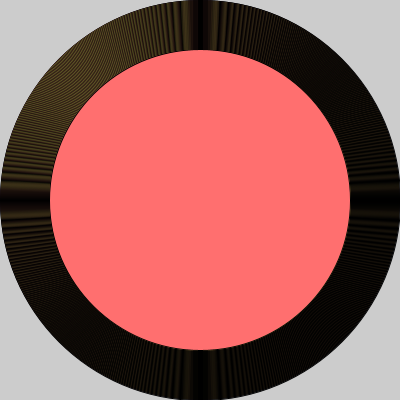
Frame 1 (no input)
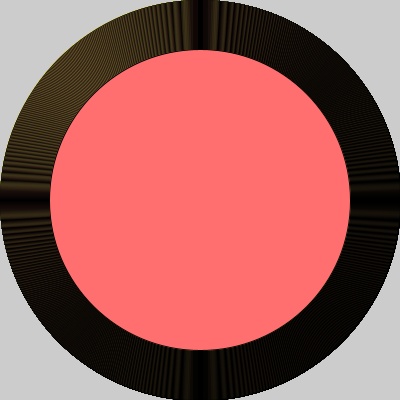
Frame 60 (the mouse pressed at the canvas centre just before this capture)
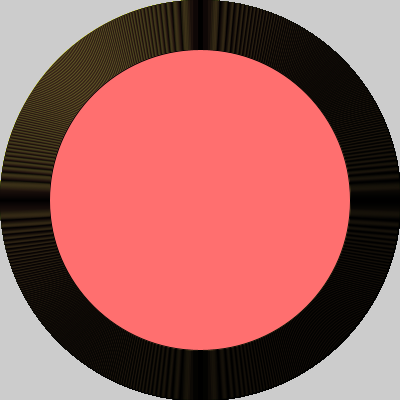
Frame 120 (the mouse held since frame 60 and released just before this capture)

The Processing sketch that drew these frames (run headless with seeded random() and noise(); from frame 60 on, the mouse is pressed at the canvas centre):

// Processing sketch: bullseye
// ── bullseye.pde

void setup() {
 
  // set the size of your sketch
  size(400,400);
}

void draw() {
  int s = 400;
  //Starting with the largest ellipse, use a for loop to draw a bullseye with ellipses.
for (int i = 100; i > 0; i--){
ellipse (200,200,s,s); 
s -= 1;
if (i % 2 == 0) {
  fill (#FF6F6F);
}        
else {
fill (#DEE357);
}
  //Use an if statement and modulo to alternate the color of your rings.
  
  
}}
